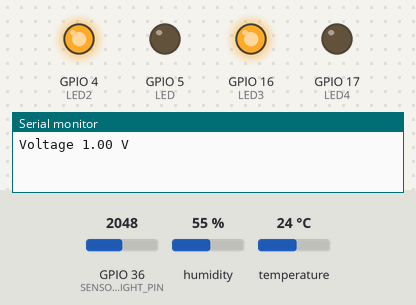
Simulated run of this sketch. Board: ESP32. Parts: output pins drawn as LEDs (lit = HIGH), the last lines printed to the serial monitor. The inputs (shaded band) are chosen by the test bench; at power-on: GPIO 36 (SENSOR_LIGHT_PIN) = 2048, humidity 55 %, temperature 24 °C. WiFi joins after 1.5 s; servers stay silent unless stated.

Above: at 3.0 s.
3.1 s: GPIO 36 (SENSOR_LIGHT_PIN) set to 208
4.6 s: GPIO 36 (SENSOR_LIGHT_PIN) set to 183
At 5.7 s:
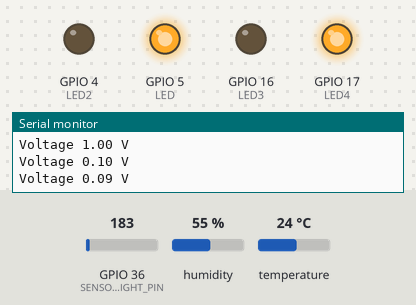
6.1 s: GPIO 36 (SENSOR_LIGHT_PIN) set to 491
At 6.9 s:
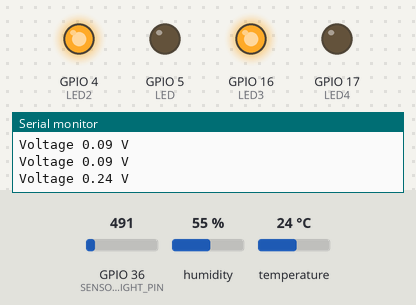
7.6 s: GPIO 36 (SENSOR_LIGHT_PIN) set to 160
At 8.0 s:
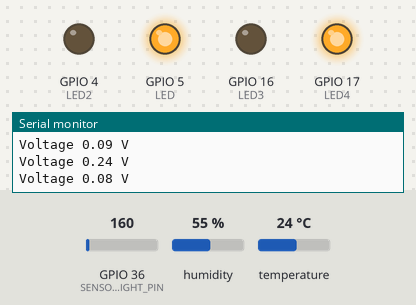
Timing chart, 0 to 10.1 s (numbered marks = the images above; inputs shaded):
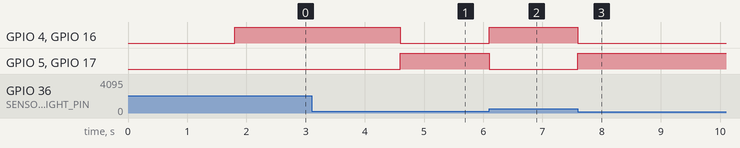

The sketch:

esp32_telemetry.ino
```cpp
/*
 * Smart Home — ESP32 telemetry and automatic lighting
 * Bachelor's thesis, Faculty of Robotics, Politehnica University of Timisoara, 2022.
 *
 * Board:  ESP32 Wemos Lolin32
 * Sensors: DHT11 (temperature + humidity), photoresistor (ambient light)
 * Outputs: four indoor LEDs
 * Uplink:  Blynk over Wi-Fi — V4 temperature, V5 humidity, V0 light reading
 *
 * Credentials live in secrets.h, which is NOT committed.
 * Copy secrets.example.h to secrets.h and fill in your own values.
 */

#include "secrets.h"

#define BLYNK_TEMPLATE_ID BLYNK_TEMPLATE_ID_VALUE
#define BLYNK_DEVICE_NAME BLYNK_DEVICE_NAME_VALUE
#define BLYNK_AUTH_TOKEN  BLYNK_AUTH_TOKEN_VALUE
#define BLYNK_PRINT Serial

#include <WiFi.h>
#include <WiFiClient.h>
#include <BlynkSimpleEsp32.h>
#include <DHT.h>

// --- pins -------------------------------------------------------------
#define SENSOR_LIGHT_PIN 36     // photoresistor, analogue in
#define DHTPIN            2
#define DHTTYPE       DHT11

const int LED  = 5;
const int LED2 = 4;
const int LED3 = 16;
const int LED4 = 17;

// --- behaviour --------------------------------------------------------
#define ANALOG_THRESHOLD 200    // below this the room counts as dark
#define SAMPLE_INTERVAL_MS 1000 // one telemetry push per second

char auth[] = BLYNK_AUTH_TOKEN;
char ssid[] = WIFI_SSID;
char pass[] = WIFI_PASS;

DHT dht(DHTPIN, DHTTYPE);
BlynkTimer timer;

// Read the sensors and push the three values to the dashboard.
void sendSensor()
{
  float h = dht.readHumidity();
  float t = dht.readTemperature();

  float sensorValue = analogRead(A0);
  float voltage = sensorValue * (0.5 / 1023.0);
  Serial.print("Voltage ");
  Serial.print(voltage);
  Serial.println(" V");

  if (isnan(h) || isnan(t))
  {
    Serial.println("Failed to read the temperature and humidity sensor.");
    return;
  }

  Blynk.virtualWrite(V5, h);        // humidity, %
  Blynk.virtualWrite(V4, t);        // temperature, degrees C
  Blynk.virtualWrite(V0, voltage);  // light reading
}

void setup()
{
  Serial.begin(115200);

  pinMode(LED,  OUTPUT);
  pinMode(LED2, OUTPUT);
  pinMode(LED3, OUTPUT);
  pinMode(LED4, OUTPUT);

  Blynk.begin(auth, ssid, pass);
  dht.begin();

  timer.setInterval(SAMPLE_INTERVAL_MS, sendSensor);
}

void loop()
{
  int analogValue = analogRead(SENSOR_LIGHT_PIN);

  if (analogValue < ANALOG_THRESHOLD)
  {
    // dark: front lamps on
    digitalWrite(LED,  HIGH);
    digitalWrite(LED2, LOW);
    digitalWrite(LED3, LOW);
    digitalWrite(LED4, HIGH);
  }
  else
  {
    // bright enough: the other pair takes over
    digitalWrite(LED,  LOW);
    digitalWrite(LED2, HIGH);
    digitalWrite(LED3, HIGH);
    digitalWrite(LED4, LOW);
  }

  Blynk.run();
  timer.run();
}
```

secrets.example.h
```cpp
/*
 * Copy this file to secrets.h and fill in your own values.
 * secrets.h is listed in .gitignore and must never be committed.
 */

#ifndef SECRETS_H
#define SECRETS_H

#define BLYNK_TEMPLATE_ID_VALUE   "TMPLxxxxxxxx"
#define BLYNK_DEVICE_NAME_VALUE   "Your Device Name"
#define BLYNK_AUTH_TOKEN_VALUE    "your-blynk-auth-token"

#define WIFI_SSID                 "your-network"
#define WIFI_PASS                 "your-password"

#endif
```

Measured:
- the behaviour switches between 200 and 199 on GPIO 36 (SENSOR_LIGHT_PIN) (found by bisection; images 0 and 1)
- after the input at 4.6 s, GPIO 4 (LED2), GPIO 16 (LED3): HIGH → LOW at once; GPIO 5 (LED), GPIO 17 (LED4): LOW → HIGH at once
- after the input at 6.1 s, GPIO 4 (LED2), GPIO 16 (LED3): LOW → HIGH at once; GPIO 5 (LED), GPIO 17 (LED4): HIGH → LOW at once
- after the input at 7.6 s, GPIO 4 (LED2), GPIO 16 (LED3): HIGH → LOW at once; GPIO 5 (LED), GPIO 17 (LED4): LOW → HIGH at once
